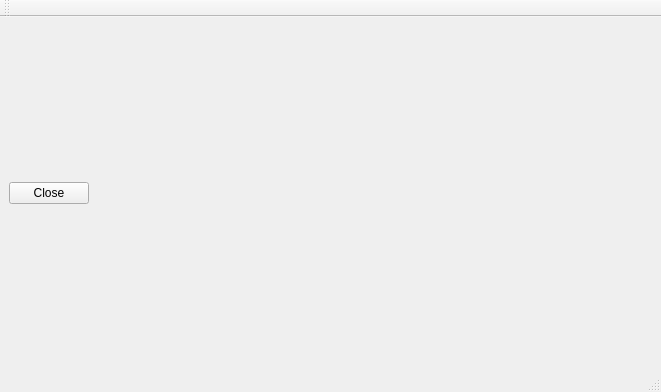
<?xml version="1.0" encoding="UTF-8"?>
<ui version="4.0">
 <class>App2Window</class>
 <widget class="QMainWindow" name="App2Window">
  <property name="geometry">
   <rect>
    <x>0</x>
    <y>0</y>
    <width>661</width>
    <height>392</height>
   </rect>
  </property>
  <property name="windowTitle">
   <string>MainWindow</string>
  </property>
  <widget class="QWidget" name="centralwidget">
   <layout class="QGridLayout" name="gridLayout">
    <item row="0" column="0">
     <layout class="QVBoxLayout" name="verticalLayout_7"/>
    </item>
    <item row="1" column="0">
     <layout class="QHBoxLayout" name="horizontalLayout">
      <item>
       <layout class="QVBoxLayout" name="verticalLayout_10">
        <item>
         <widget class="QPushButton" name="pushButton">
          <property name="text">
           <string>Close</string>
          </property>
         </widget>
        </item>
       </layout>
      </item>
      <item>
       <layout class="QVBoxLayout" name="verticalLayout_9">
        <item>
         <spacer name="horizontalSpacer">
          <property name="orientation">
           <enum>Qt::Horizontal</enum>
          </property>
          <property name="sizeHint" stdset="0">
           <size>
            <width>40</width>
            <height>20</height>
           </size>
          </property>
         </spacer>
        </item>
       </layout>
      </item>
      <item>
       <spacer name="horizontalSpacer_2">
        <property name="orientation">
         <enum>Qt::Horizontal</enum>
        </property>
        <property name="sizeHint" stdset="0">
         <size>
          <width>40</width>
          <height>20</height>
         </size>
        </property>
       </spacer>
      </item>
      <item>
       <layout class="QVBoxLayout" name="verticalLayout_8"/>
      </item>
     </layout>
    </item>
   </layout>
  </widget>
  <widget class="QMenuBar" name="menubar">
   <property name="geometry">
    <rect>
     <x>0</x>
     <y>0</y>
     <width>661</width>
     <height>22</height>
    </rect>
   </property>
  </widget>
  <widget class="QStatusBar" name="statusbar"/>
  <widget class="QToolBar" name="toolBar">
   <property name="windowTitle">
    <string>toolBar</string>
   </property>
   <attribute name="toolBarArea">
    <enum>TopToolBarArea</enum>
   </attribute>
   <attribute name="toolBarBreak">
    <bool>false</bool>
   </attribute>
  </widget>
 </widget>
 <resources/>
 <connections/>
</ui>
